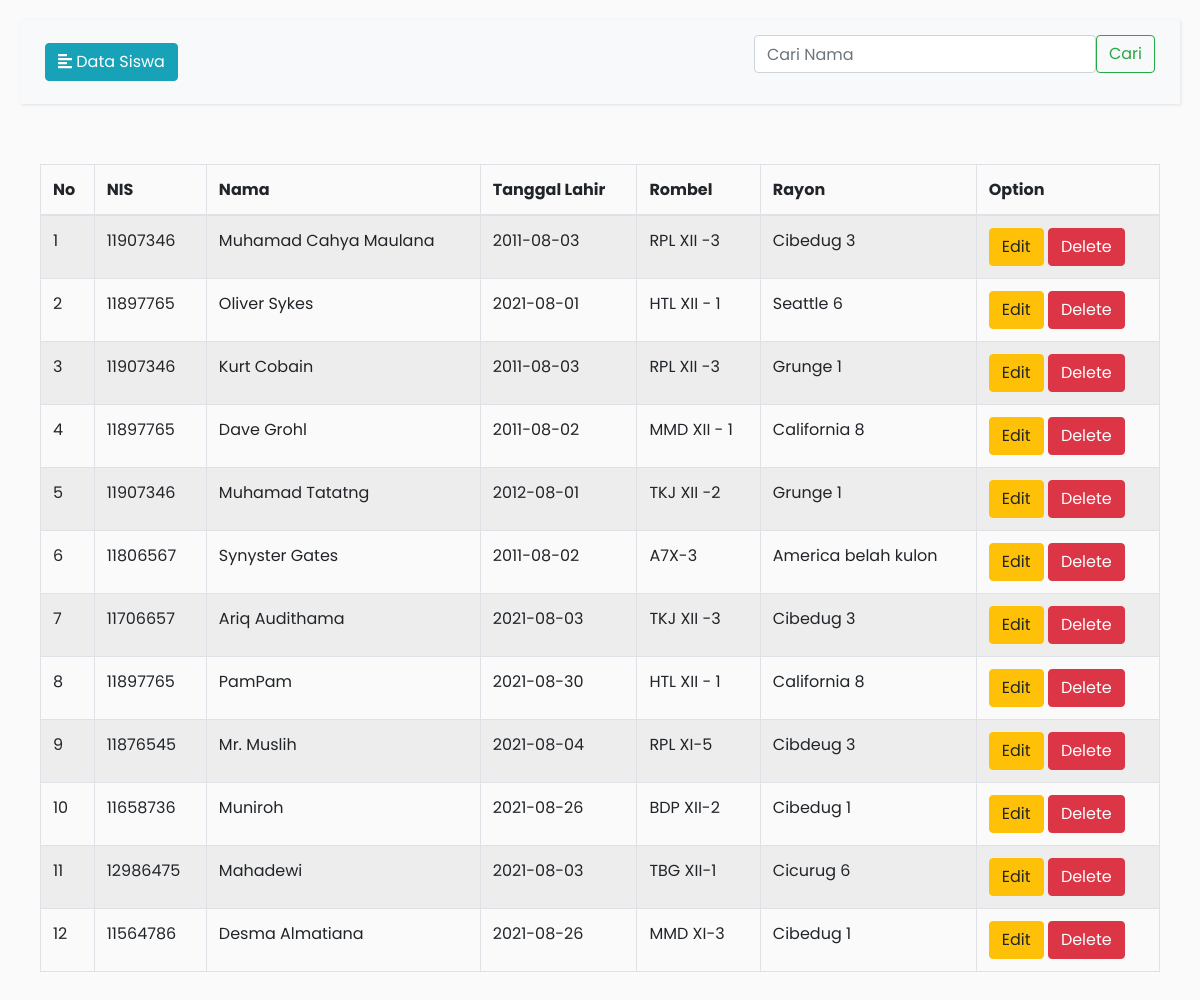
The page / on the database its author committed.
### tables this page shows
CREATE TABLE `siswa` (
  `id_siswa` int(11) NOT NULL,
  `nis` int(11) NOT NULL,
  `nama` varchar(50) NOT NULL,
  `kelahiran` date NOT NULL,
  `rombel` varchar(25) NOT NULL,
  `rayon` varchar(20) NOT NULL
);

### index.php (the view, shortened to what this page needs)
<?php include "koneksi.php"; ?>
<html>
<head>
    <link rel="stylesheet" type="text/css" href="https://cdnjs.cloudflare.com/ajax/libs/twitter-bootstrap/4.5.2/css/bootstrap.css">
    <link rel="stylesheet" type="text/css" href="https://cdn.datatables.net/1.10.25/css/dataTables.bootstrap4.min.css">
    <link rel="stylesheet" href="https://stackpath.bootstrapcdn.com/bootstrap/4.1.0/css/bootstrap.min.css">
    <link rel="stylesheet" href="style.css">
</head>
<body>
	<div class="wrapper">
        <div id="content">
            <nav class="navbar navbar-expand-lg navbar-light bg-light">
                <div class="container-fluid">
                    <button type="button" id="sidebarCollapse" class="btn btn-info">
                        <i class="fas fa-align-left"></i>
                        <span>Data Siswa</span>
                    </button>
                    <form class="d-flex" method="get" action="">
				      <input class="form-control me-2" type="search" placeholder="Cari Nama" aria-label="Search" name="cari" value="<?php if(isset($_GET['cari'])) { echo $_GET['cari']; } ?>">
				      <button class="btn btn-outline-success" type="submit">Cari</button>
				    </form>
                </div>
            </nav>
           <div id="content">
           	 <table id="example" class="table table-striped table-bordered" style="width:100%">
		        <thead>
		            <tr>
		            	<th>No</th>
		                <th>NIS</th>
		                <th>Nama</th>
		                <th>Tanggal Lahir</th>
		                <th>Rombel</th>
		                <th>Rayon</th>
		                <th>Option</th>
		            </tr>
		        </thead>
		        <tbody>
		            <?php
		            $no = 1;
		            $query = mysqli_query($conn, "SELECT * FROM siswa");
		            while ($dt = mysqli_fetch_assoc($query)) {
		         ?>
		        <tr>
		        	<td><?= $no++; ?></td>
		        	<td><?= $dt['nis']; ?></td>
		        	<td><?= $dt['nama']; ?></td>
		        	<td><?= $dt['kelahiran']; ?></td>
		        	<td><?= $dt['rombel']; ?></td>
		        	<td><?= $dt['rayon']; ?></td>
		        	<td>
		        		<a href="edit.php?id=<?php echo $dt['id_siswa']?>">
		        			<button type="button" class="btn btn-warning" data-toggle="modal">Edit</button>
		        		</a>
		        		<a href="modalhapus.php?id=<?php echo $dt['id_siswa']?>" onclick="return confirm('Apakah anda yakin akan menghapus data?');">
		        		<button type="button" class="btn btn-danger" data-toggle="modal">Delete</button>
		        		</a>
		        	</td>
		        </tr>
		        	<?php
		         					}
		        	?>
		        </tbody>
		    </table>
			</div>
        </div>
    </div>
</body>
</html>

### style.css (style rules this page uses)
body { font-family: 'Poppins', sans-serif; background: #fafafa; }
a, a:hover, a:focus { color: inherit; text-decoration: none; transition: all 0.3s; }
.navbar { padding: 15px 10px; background: #fff; border: none; border-radius: 0; margin-bottom: 40px; box-shadow: 1px 1px 3px rgba(0, 0, 0, 0.1); }
.wrapper { display: flex; width: 100%; align-items: stretch; }
#content { width: 100%; padding: 20px; min-height: 100vh; transition: all 0.3s; }

### rows shown on the page
siswa: nis "11907346", nama "Muhamad Cahya Maulana", kelahiran "2011-08-03", rombel "RPL XII -3", rayon "Cibedug 3"
siswa: nis "11897765", nama "Oliver Sykes", kelahiran "2021-08-01", rombel "HTL XII - 1", rayon "Seattle 6"
siswa: nis "11907346", nama "Kurt Cobain", kelahiran "2011-08-03", rombel "RPL XII -3", rayon "Grunge 1"
siswa: nis "11897765", nama "Dave Grohl", kelahiran "2011-08-02", rombel "MMD XII - 1", rayon "California 8"
siswa: nis "11907346", nama "Muhamad Tatatng", kelahiran "2012-08-01", rombel "TKJ XII -2", rayon "Grunge 1"
siswa: nis "11806567", nama "Synyster Gates", kelahiran "2011-08-02", rombel "A7X-3", rayon "America belah kulon"
siswa: nis "11706657", nama "Ariq Audithama", kelahiran "2021-08-03", rombel "TKJ XII -3", rayon "Cibedug 3"
siswa: nis "11897765", nama "PamPam", kelahiran "2021-08-30", rombel "HTL XII - 1", rayon "California 8"
siswa: nis "11876545", nama "Mr. Muslih", kelahiran "2021-08-04", rombel "RPL XI-5", rayon "Cibdeug 3"
siswa: nis "11658736", nama "Muniroh", kelahiran "2021-08-26", rombel "BDP XII-2", rayon "Cibedug 1"
siswa: nis "12986475", nama "Mahadewi", kelahiran "2021-08-03", rombel "TBG XII-1", rayon "Cicurug 6"
siswa: nis "11564786", nama "Desma Almatiana", kelahiran "2021-08-26", rombel "MMD XI-3", rayon "Cibedug 1"
